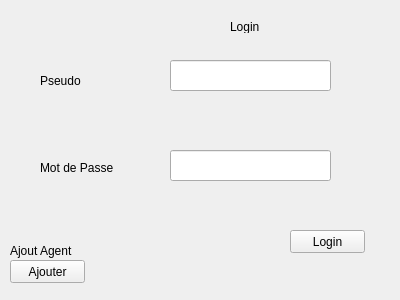
<?xml version="1.0" encoding="UTF-8"?>
<ui version="4.0">
 <class>LoginAdmin</class>
 <widget class="QWidget" name="LoginAdmin">
  <property name="geometry">
   <rect>
    <x>0</x>
    <y>0</y>
    <width>400</width>
    <height>300</height>
   </rect>
  </property>
  <property name="windowTitle">
   <string>Form</string>
  </property>
  <widget class="QPushButton" name="AdminLoginButton">
   <property name="geometry">
    <rect>
     <x>290</x>
     <y>230</y>
     <width>75</width>
     <height>23</height>
    </rect>
   </property>
   <property name="text">
    <string>Login</string>
   </property>
  </widget>
  <widget class="QLabel" name="label_3">
   <property name="geometry">
    <rect>
     <x>230</x>
     <y>20</y>
     <width>47</width>
     <height>13</height>
    </rect>
   </property>
   <property name="text">
    <string>Login</string>
   </property>
  </widget>
  <widget class="QLineEdit" name="AdminLoginPW">
   <property name="geometry">
    <rect>
     <x>170</x>
     <y>150</y>
     <width>161</width>
     <height>31</height>
    </rect>
   </property>
   <property name="echoMode">
    <enum>QLineEdit::Password</enum>
   </property>
  </widget>
  <widget class="QLabel" name="label">
   <property name="geometry">
    <rect>
     <x>40</x>
     <y>70</y>
     <width>71</width>
     <height>21</height>
    </rect>
   </property>
   <property name="text">
    <string>Pseudo</string>
   </property>
  </widget>
  <widget class="QLabel" name="label_2">
   <property name="geometry">
    <rect>
     <x>40</x>
     <y>160</y>
     <width>81</width>
     <height>16</height>
    </rect>
   </property>
   <property name="text">
    <string>Mot de Passe</string>
   </property>
  </widget>
  <widget class="QLineEdit" name="AdminLoginAds">
   <property name="geometry">
    <rect>
     <x>170</x>
     <y>60</y>
     <width>161</width>
     <height>31</height>
    </rect>
   </property>
  </widget>
  <widget class="QLabel" name="label_4">
   <property name="geometry">
    <rect>
     <x>10</x>
     <y>240</y>
     <width>71</width>
     <height>21</height>
    </rect>
   </property>
   <property name="text">
    <string>Ajout Agent</string>
   </property>
  </widget>
  <widget class="QPushButton" name="pushButton">
   <property name="geometry">
    <rect>
     <x>10</x>
     <y>260</y>
     <width>75</width>
     <height>23</height>
    </rect>
   </property>
   <property name="text">
    <string>Ajouter</string>
   </property>
  </widget>
 </widget>
 <resources/>
 <connections/>
</ui>
